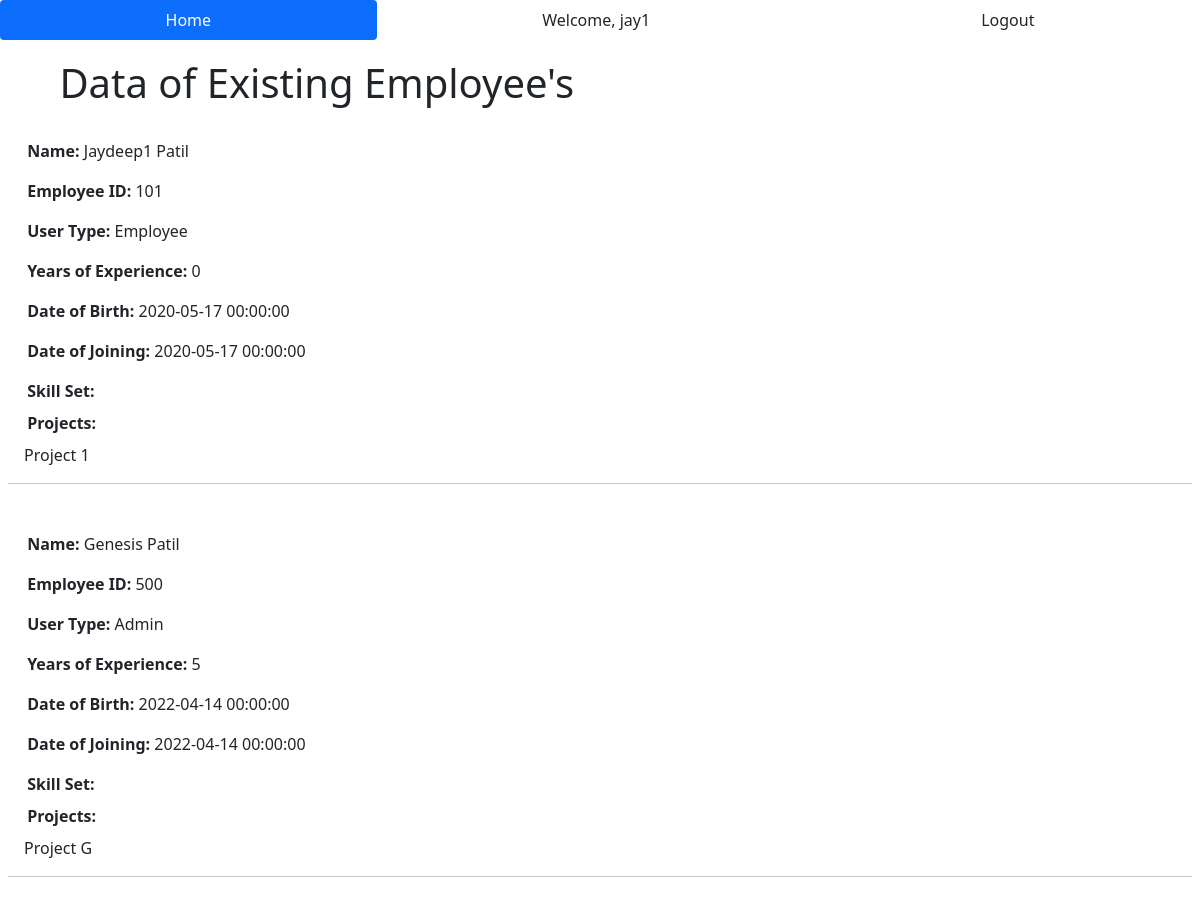
Page /show_all (signed in) on the committed database.
### EDMA/models.py (models this page shows, shortened)
class User(db.Model, UserMixin):
    id = db.Column(db.Integer, primary_key=True)
    username = db.Column(db.String(30), nullable=False, unique=True)
    email = db.Column(db.String(50), nullable=False, unique=True)
    password_hash = db.Column(db.String(60), nullable=False)
    emp_id = db.Column(db.Integer, db.ForeignKey('employee.emp_id'))
    skills = db.relationship('Skill', secondary='userskill', backref='users')
    projects = db.relationship('Project', secondary='userproject', backref='users')
    @property
    def password(self):
        return self.password

class Employee(db.Model):
    emp_id = db.Column(db.Integer, primary_key=True)
    name = db.Column(db.String(25), nullable=False)
    user_type = db.Column(db.String(15), nullable=False, default='Employee')
    dob = db.Column(db.DateTime, nullable=False)
    doj = db.Column(db.DateTime, nullable=False)
    years = db.Column(db.Integer, nullable=False)
    user = db.relationship("User", backref='details', lazy='select', uselist=False)

class Project(db.Model):
    id = db.Column(db.Integer, primary_key=True)
    name = db.Column(db.String(25), nullable=False)

### EDMA/routes.py (the view)
@app.route('/show_all')
@login_required
def show_all():
    allEmp = Employee.query.order_by(Employee.emp_id)
    return render_template('read.html', AllEmp=allEmp)

### EDMA/models.py (called while the page is built)
@login_manager.user_loader
def load_user(user_id):
    return User.query.get(int(user_id))

### EDMA/templates/read.html (shortened to what this page needs)
{% extends 'base.html' %}
{% block body %}
    <div class="container-fluid ps-5 pt-2">
        <h1 class="pb-3">Data of Existing Employee's</h1>
    </div>
    {% for x in AllEmp %}
        <div class="container-fluid ps-2 pe-2 pt-2">
            <p><span class="fw-bold">Name:</span> {{ x.name }}</p>
            <p><span class="fw-bold">Employee ID:</span> {{ x.emp_id }}</p>
            <p><span class="fw-bold">User Type:</span> {{ x.user_type }}</p>
            <p><span class="fw-bold">Years of Experience:</span> {{ x.years }}</p>
            <p><span class="fw-bold">Date of Birth:</span> {{ x.dob }}</p>
            <p><span class="fw-bold">Date of Joining:</span> {{ x.doj }}</p>
            <p class="skill_para fw-bold">Skill Set: </p>
            <p class="mt-2 proj_para fw-bold">Projects: </p>
            {% for proj in x.user.projects %}
                <span class="mx-3">{{ proj.name }}</span>
            {% endfor %}
            <hr>
            <br>
        </div>
    {% endfor %}
{% endblock %}

### EDMA/templates/base.html (shortened to what this page needs)
<!doctype html>
<html lang="en">
  <head>
    <link rel="stylesheet" type="text/css" href="{{ url_for('static', filename='main.css') }}">
    <link href="https://cdn.jsdelivr.net/npm/bootstrap@5.0.2/dist/css/bootstrap.min.css" rel="stylesheet">
  </head>
  <body>
    <div>
      <ul class="nav nav-pills nav-fill">
        <li class="nav-item">
          <a class="nav-link active link-dark" aria-current="page" href="{{ url_for('index') }}">Home</a>
        </li>
        {% if current_user.is_authenticated %}
          <li class="nav-item">
            <a class="nav-link link-dark">Welcome, {{ current_user.username }}</a>
          </li>
          <li class="nav-item">
            <a class="nav-link link-dark" href="{{ url_for('logout_page') }}">Logout</a>
          </li>
        {% endif %}
      </ul>
    </div>
    {% block body %} {% endblock %}
  </body>
</html>

### EDMA/static/main.css (style rules this page uses)
h1 { padding: 1%; }
p { padding-left: 19.2px; }
.skill_para { margin-bottom: 0.5rem; }
.proj_para { margin-bottom: 0.5rem; }

### rows in the picture
User: username "jay1"
Employee: name "Jaydeep1 Patil", emp_id "101", user_type "Employee", years "0", dob "2020-05-17 00:00:00", doj "2020-05-17 00:00:00"
Project: name "Project 1"
Employee: name "Genesis Patil", emp_id "500", user_type "Admin", years "5", dob "2022-04-14 00:00:00", doj "2022-04-14 00:00:00"
Project: name "Project G"
